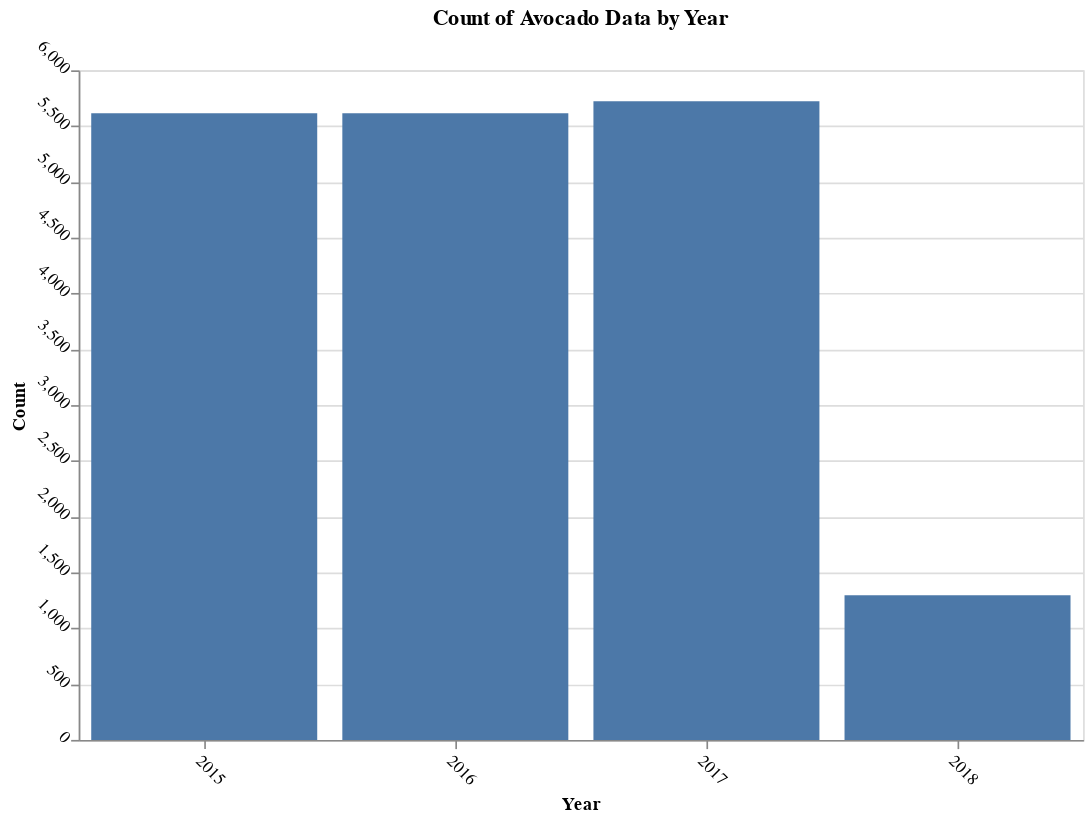

Source (notebook cell):
### Code cell
# Altair bar chart
alt.Chart(avocado_df).mark_bar().encode(
    x=alt.X('year:N', title='Year'),  
    y=alt.Y('count():Q', title='Count'), 
    tooltip=['year:N', 'count():Q'] 
).properties(
    width=600,  
    height=400,  
    title='Count of Avocado Data by Year'  
).configure_axis(
    labelAngle=45  
)

### Figure 1 — Vega specification as saved in the notebook (floating-point values rounded to 4 significant figures)
{"$schema": "https://vega.github.io/schema/vega/v5.json", "data": [{"name": "source_0", "values": [{"__count": 5615, "year": 2015}, {"__count": 5616, "year": 2016}, {"__count": 5722, "year": 2017}, {"__count": 1296, "year": 2018}]}, {"name": "source_0_x_domain_year", "values": [{"year": 2015}, {"year": 2016}, {"year": 2017}, {"year": 2018}]}, {"name": "source_0_y_domain___count", "values": [{"min": 1296, "max": 5722}]}], "marks": [{"type": "rect", "name": "marks", "from": {"data": "source_0"}, "encode": {"update": {"tooltip": {"signal": "{\"year\": isValid(datum[\"year\"]) ? datum[\"year\"] : \"\"+datum[\"year\"], \"Count of Records\": format(datum[\"__count\"], \"\")}"}, "x": {"field": "year", "scale": "x"}, "y": {"field": "__count", "scale": "y"}, "y2": {"value": 0, "scale": "y"}, "description": {"signal": "\"Year: \" + (isValid(datum[\"year\"]) ? datum[\"year\"] : \"\"+datum[\"year\"]) + \"; Count: \" + (format(datum[\"__count\"], \"\")) + \"; year: \" + (isValid(datum[\"year\"]) ? datum[\"year\"] : \"\"+datum[\"year\"]) + \"; Count of Records: \" + (format(datum[\"__count\"], \"\"))"}, "ariaRoleDescription": {"value": "bar"}, "fill": {"value": "#4c78a8"}, "width": {"signal": "max(0.25, bandwidth('x'))"}}}, "style": ["bar"]}], "scales": [{"name": "x", "type": "band", "domain": {"data": "source_0_x_domain_year", "field": "year", "sort": true}, "range": [0, {"signal": "width"}], "paddingInner": 0.1, "paddingOuter": 0.05}, {"name": "y", "type": "linear", "domain": [{"signal": "(data(\"source_0_y_domain___count\")[0] || {}).min"}, {"signal": "(data(\"source_0_y_domain___count\")[0] || {}).max"}], "range": [{"signal": "height"}, 0], "zero": true, "nice": true}], "axes": [{"scale": "y", "gridScale": "x", "domain": false, "tickCount": {"signal": "ceil(height/40)"}, "orient": "left", "labels": false, "grid": true, "maxExtent": 0, "zindex": 0, "aria": false, "minExtent": 0, "ticks": false}, {"scale": "x", "orient": "bottom", "labelBaseline": "top", "title": "Year", "zindex": 0, "labelAlign": "left", "grid": false}, {"scale": "y", "tickCount": {"signal": "ceil(height/40)"}, "zindex": 0, "grid": false, "orient": "left", "labelOverlap": true, "title": "Count", "labelAlign": "right"}], "title": {"text": "Count of Avocado Data by Year", "frame": "group"}, "width": 600, "background": "white", "style": "cell", "height": 400, "config": {"axis": {"labelAngle": 45}}, "padding": 5}
